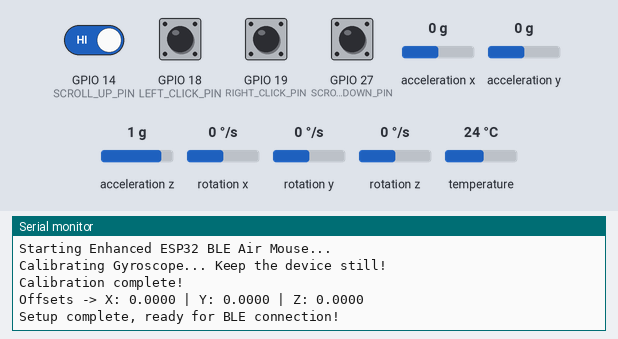
A sketch run on a simulated ESP32. On the bench: the last lines printed to the serial monitor. The inputs (shaded band) are chosen by the test bench; at power-on: GPIO 14 (SCROLL_UP_PIN), GPIO 18 (LEFT_CLICK_PIN), GPIO 19 (RIGHT_CLICK_PIN), GPIO 27 (SCROLL_DOWN_PIN) HIGH, acceleration x 0 g, acceleration y 0 g, acceleration z 1 g, rotation x 0 °/s, rotation y 0 °/s, rotation z 0 °/s, temperature 24 °C. USB keyboard and mouse output is not drawn.

Above: at 2.6 s.
2.7 s: GPIO 14 (SCROLL_UP_PIN) driven LOW and GPIO 18 (LEFT_CLICK_PIN) driven LOW
At 3.6 s:
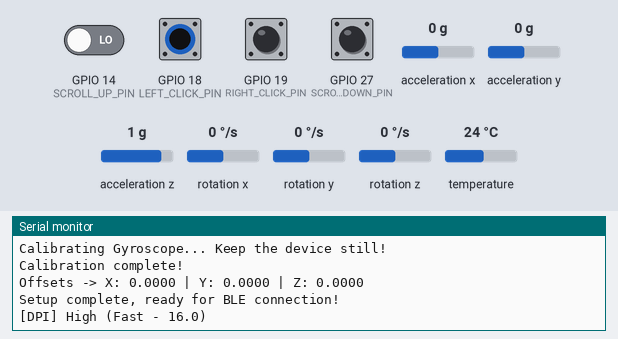
4.2 s: GPIO 18 (LEFT_CLICK_PIN) pulsed HIGH 2 times (0.12 s each, 0.3 s apart)
At 5.6 s:
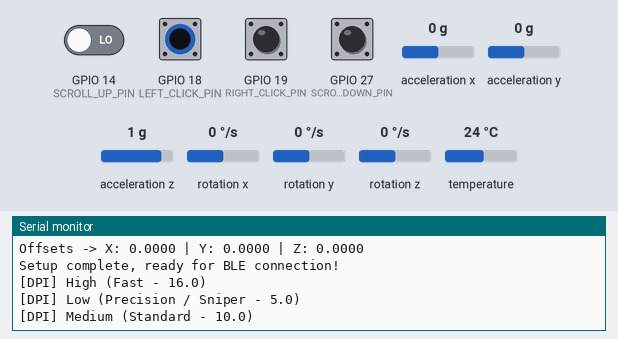

Measured:
- after the input at 2.7 s, the serial monitor: prints a new line at once (image 1)
- after the input at 4.2 s, the serial monitor: prints a new line after 0.15 s (image 2)

The sketch:

Air_Mouse.ino
```cpp
#include <BleMouse.h>
#include <Adafruit_MPU6050.h>
#include <Adafruit_Sensor.h>
#include <Wire.h>

// BLE Mouse & Sensor instances
BleMouse bleMouse("ESP32 BLE Mouse", "Naman Pahariya", 100);
Adafruit_MPU6050 mpu;

// --- Pin Definitions ---
#define LEFT_CLICK_PIN  18
#define RIGHT_CLICK_PIN 19
#define SCROLL_UP_PIN   14
#define SCROLL_DOWN_PIN 27

// --- Debounce Helper Structure ---
struct DebouncedButton {
  uint8_t pin;
  bool state;
  bool lastReading;
  unsigned long lastDebounceTime;

  void init(uint8_t p) {
    pin = p;
    state = false;
    lastReading = false;
    lastDebounceTime = 0;
    pinMode(pin, INPUT_PULLUP);
  }

  bool update() {
    bool reading = (digitalRead(pin) == LOW); // Active LOW
    if (reading != lastReading) {
      lastDebounceTime = millis();
    }
    if ((millis() - lastDebounceTime) > 20) { // 20ms debounce
      state = reading;
    }
    lastReading = reading;
    return state;
  }
};

DebouncedButton btnLeft;
DebouncedButton btnRight;
DebouncedButton btnScrollUp;
DebouncedButton btnScrollDown;

// --- Gyro Offsets & Calibration ---
float gyroOffsetX = 0.0;
float gyroOffsetY = 0.0;
float gyroOffsetZ = 0.0;

// --- DPI Settings ---
enum DPIMode { DPI_LOW, DPI_MEDIUM, DPI_HIGH };
DPIMode currentDPI = DPI_MEDIUM;
float baseSensitivity = 10.0;
float threshold       = 0.015; // Deadzone threshold

// --- Smoothing (EMA Low-Pass Filter) ---
float smoothX = 0.0;
float smoothY = 0.0;
const float alpha = 0.65; // Smoothing factor (0.0 to 1.0)

// --- Timers & State Flags ---
unsigned long stabilizeUntil    = 0;
const unsigned long STABILIZE_MS = 75; // Freeze movement briefly on click to prevent hand tremor deflection

unsigned long lastScrollTime    = 0;
const unsigned long SCROLL_INTERVAL = 130; // Non-blocking scroll rate

unsigned long lastActivityTime  = 0;
const unsigned long INACTIVITY_TIMEOUT = 120000; // 2 minutes

bool wasLeftDown       = false;
bool wasRightDown      = false;
bool middleClickActive = false;
bool clutchActive      = false;
bool dpiChangeHandled  = false;

// --- Gyroscope Auto-Calibration ---
void calibrateGyro() {
  Serial.println("Calibrating Gyroscope... Keep the device still!");
  const int samples = 200;
  float sumX = 0, sumY = 0, sumZ = 0;

  for (int i = 0; i < samples; i++) {
    sensors_event_t a, g, temp;
    mpu.getEvent(&a, &g, &temp);
    sumX += g.gyro.x;
    sumY += g.gyro.y;
    sumZ += g.gyro.z;
    delay(5);
  }

  gyroOffsetX = sumX / samples;
  gyroOffsetY = sumY / samples;
  gyroOffsetZ = sumZ / samples;

  Serial.println("Calibration complete!");
  Serial.print("Offsets -> X: "); Serial.print(gyroOffsetX, 4);
  Serial.print(" | Y: "); Serial.print(gyroOffsetY, 4);
  Serial.print(" | Z: "); Serial.println(gyroOffsetZ, 4);
}

// --- DPI Switcher ---
void cycleDPI() {
  if (currentDPI == DPI_LOW) {
    currentDPI = DPI_MEDIUM;
    baseSensitivity = 10.0;
    Serial.println("[DPI] Medium (Standard - 10.0)");
  } else if (currentDPI == DPI_MEDIUM) {
    currentDPI = DPI_HIGH;
    baseSensitivity = 16.0;
    Serial.println("[DPI] High (Fast - 16.0)");
  } else {
    currentDPI = DPI_LOW;
    baseSensitivity = 5.0;
    Serial.println("[DPI] Low (Precision / Sniper - 5.0)");
  }
}

void setup() {
  Serial.begin(115200);
  Serial.println("Starting Enhanced ESP32 BLE Air Mouse...");

  // Start BLE
  bleMouse.begin();

  // Start MPU6050
  if (!mpu.begin()) {
    Serial.println("MPU6050 not found, check wiring!");
    while (1) delay(10);
  }

  // Sensor configurations
  mpu.setAccelerometerRange(MPU6050_RANGE_4_G);
  mpu.setGyroRange(MPU6050_RANGE_500_DEG);
  mpu.setFilterBandwidth(MPU6050_BAND_21_HZ);

  // Initialize Debounced Buttons
  btnLeft.init(LEFT_CLICK_PIN);
  btnRight.init(RIGHT_CLICK_PIN);
  btnScrollUp.init(SCROLL_UP_PIN);
  btnScrollDown.init(SCROLL_DOWN_PIN);

  // Calibrate Gyro to eliminate zero-motion drift
  calibrateGyro();

  lastActivityTime = millis();
  Serial.println("Setup complete, ready for BLE connection!");
}

void loop() {
  if (bleMouse.isConnected()) {
    // 1. Update Debounced Button States
    bool leftState       = btnLeft.update();
    bool rightState      = btnRight.update();
    bool scrollUpState   = btnScrollUp.update();
    bool scrollDownState = btnScrollDown.update();

    if (leftState || rightState || scrollUpState || scrollDownState) {
      lastActivityTime = millis();
    }

    // --- COMBO 1: Clutch Mode (Scroll Up + Scroll Down held together) ---
    // Pauses cursor tracking so you can reposition your hand without moving the pointer
    if (scrollUpState && scrollDownState) {
      clutchActive = true;
    } else {
      clutchActive = false;
    }

    // --- COMBO 2: DPI Toggle (Hold Scroll Up + Click Left) ---
    if (scrollUpState && !scrollDownState) {
      if (leftState && !wasLeftDown) {
        cycleDPI();
        dpiChangeHandled = true;
      }
    }
    if (!leftState) {
      dpiChangeHandled = false;
    }

    // --- COMBO 3: Middle Click (Left + Right Click together) ---
    if (leftState && rightState && !dpiChangeHandled) {
      if (!middleClickActive) {
        bleMouse.press(MOUSE_MIDDLE);
        middleClickActive = true;
        bleMouse.release(MOUSE_LEFT);
        bleMouse.release(MOUSE_RIGHT);
      }
    } else {
      if (middleClickActive) {
        bleMouse.release(MOUSE_MIDDLE);
        middleClickActive = false;
      }
    }

    // --- Standard Clicks (with Click Stabilization) ---
    if (!middleClickActive && !dpiChangeHandled) {
      // Left Click
      if (leftState) {
        if (!wasLeftDown) {
          stabilizeUntil = millis() + STABILIZE_MS; // Freeze cursor jitter on click
        }
        bleMouse.press(MOUSE_LEFT);
      } else {
        bleMouse.release(MOUSE_LEFT);
      }

      // Right Click
      if (rightState) {
        if (!wasRightDown) {
          stabilizeUntil = millis() + STABILIZE_MS; // Freeze cursor jitter on click
        }
        bleMouse.press(MOUSE_RIGHT);
      } else {
        bleMouse.release(MOUSE_RIGHT);
      }
    }

    wasLeftDown  = leftState;
    wasRightDown = rightState;

    // --- Non-Blocking Scrolling ---
    if (!clutchActive && !dpiChangeHandled) {
      if (scrollUpState && !leftState && (millis() - lastScrollTime >= SCROLL_INTERVAL)) {
        bleMouse.move(0, 0, 1);
        lastScrollTime = millis();
      } else if (scrollDownState && (millis() - lastScrollTime >= SCROLL_INTERVAL)) {
        bleMouse.move(0, 0, -1);
        lastScrollTime = millis();
      }
    }

    // --- MPU6050 Gyroscope Cursor Tracking ---
    sensors_event_t a, g, temp;
    mpu.getEvent(&a, &g, &temp);

    // Subtract calibrated gyro offsets
    float gyroY = g.gyro.y - gyroOffsetY; // Pitch -> Vertical
    float gyroZ = g.gyro.z - gyroOffsetZ; // Yaw   -> Horizontal

    float moveX = gyroZ;
    float moveY = gyroY;

    // Deadzone filter
    if (fabs(moveX) < threshold) moveX = 0;
    if (fabs(moveY) < threshold) moveY = 0;

    if (moveX != 0 || moveY != 0) {
      lastActivityTime = millis();
    }

    // Dynamic sensitivity scaling (faster hand movement = faster cursor)
    float speed = sqrt(moveX * moveX + moveY * moveY);
    float dynamicSensitivity = baseSensitivity * (1.0 + speed * 0.2);

    moveX *= dynamicSensitivity;
    moveY *= (dynamicSensitivity + 2.0);

    // Exponential Moving Average (EMA) low-pass smoothing
    smoothX = (alpha * moveX) + ((1.0 - alpha) * smoothX);
    smoothY = (alpha * moveY) + ((1.0 - alpha) * smoothY);

    // Suppress cursor if Stabilizing, in Clutch mode, or changing DPI
    if (millis() < stabilizeUntil || clutchActive || dpiChangeHandled) {
      smoothX = 0;
      smoothY = 0;
    }

    // Send cursor movement
    int finalX = (int)-smoothX; // Invert horizontal for natural pointer feeling
    int finalY = (int)smoothY;

    if (finalX != 0 || finalY != 0) {
      bleMouse.move(finalX, finalY);
    }
  }

  // Power save / polling rate adjuster:
  // If no motion or clicks for 2 minutes, slow down polling to save power
  if (millis() - lastActivityTime > INACTIVITY_TIMEOUT) {
    delay(40); // Idle standby mode
  } else {
    delay(6);  // High responsiveness (~125Hz report rate)
  }
}
```
